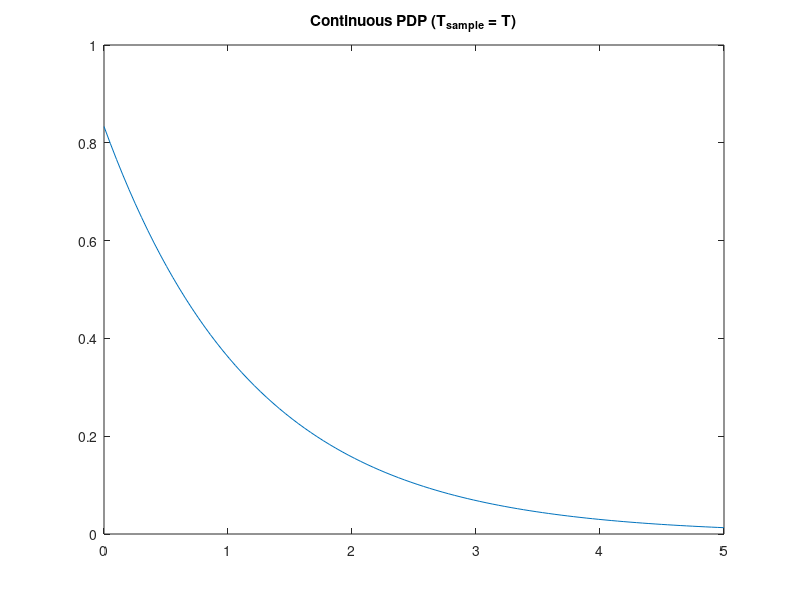
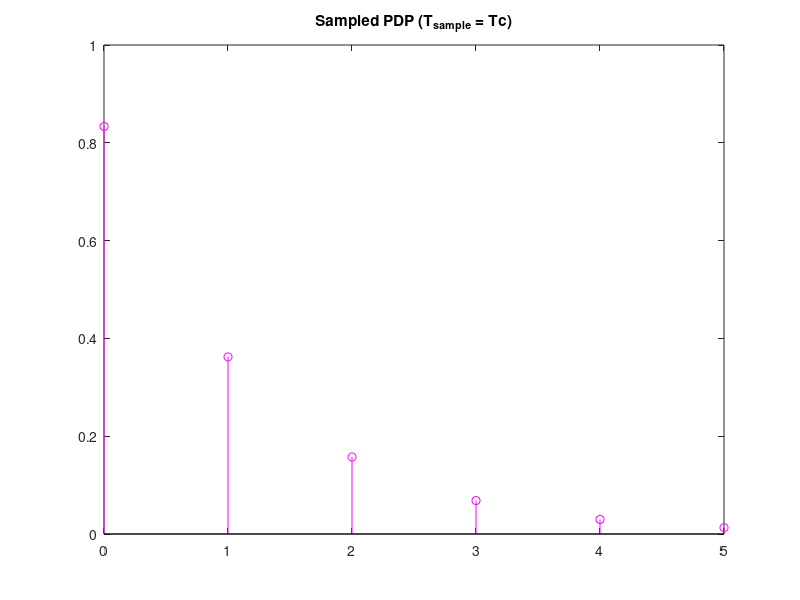
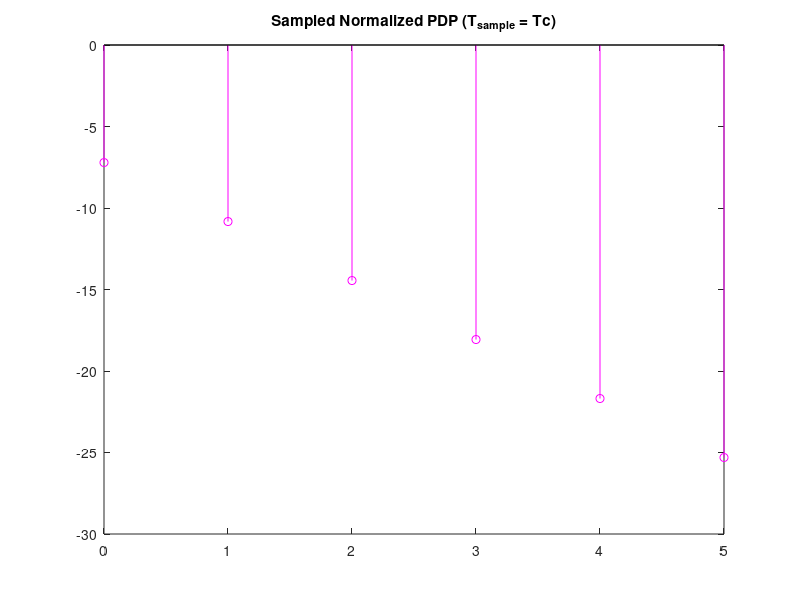

These charts were generated, in order, by the following MATLAB code: (Note: this script raises an error after producing the figures.)
clear all
close all
T = 4;      % Sampling time before interpolation
tau_rms = 0.3*T;       
tau = linspace(0, 5, 100);
PDP_continuous = exp(-tau/tau_rms)./tau_rms;
figure
plot(tau, PDP_continuous);
title('Continuous PDP (T_{sample} = T)');

%I'll now sample the "continuous" PDP
Tc = (0.25*T);      %New sampling time
tau = 0:Tc:5;
samples = 3;
PDP_sampled = exp(-tau/tau_rms)./tau_rms;
%PDP_sampled = [PDP_sampled(1:samples) zeros(1, length(PDP_sampled )-samples)] ;
figure
stem(tau, PDP_sampled, 'm');
title('Sampled PDP (T_{sample} = Tc)');


%normalization of the PDP
K = 3; %K in dB
K = 10^(K/10); % K in linear

Md = sum(PDP_sampled);

C = sqrt(K/(K+1));

norm = Md/( 1 - C^2 ); % MdNorm = 1 - c^2

MdNorm = Md/norm; %PDP normalized

sum( MdNorm ) + C^2;
PDP_sampled = PDP_sampled/norm;
figure
stem(tau, 10*log10(PDP_sampled), 'm');
title('Sampled Normalized PDP (T_{sample} = Tc)');

%Classical Doppler

fd = 5*10.^(-3)/T;
inp_length = 10000;

gtilda = cell(samples, 1);
giInt = cell(samples, 1);

for i = 1:samples
%White noise
w_i = wgn(1, inp_length, 0, 'complex');
%NarrowBand Filter
gtilda{i} = Hds1(w_i);

%Cubic Interpolator
x = 0:length(gtilda{i})-1;

xx = 0: (1/80) : length(gtilda{i})-1;

%         figure
%     plot(x, (10*log10(abs(gtilda{i}))));
%     title('Absolute value of gtilda (dB)');
%     xlabel('tau');
%     ylabel('|g_i| (dB)');

giInt{i} = interp1( x, gtilda{i}, xx, 'spline');

end

g_mean = {mean(giInt{1}(:)) mean(giInt{2}(:)) mean(giInt{3}(:))};
g_var = {var(giInt{1}(:)) var(giInt{2}(:)) var(giInt{3}(:))};
% figure
% plot(x,gi,'o',xx,giInt)

%Sigma_i
sigma_i = zeros(samples, 1);

for i = 1:samples
   sigma_i(i) = sqrt(PDP_sampled(i)); 
   
end

%g_i
g_i = cell(samples, 1);

for i = 1:samples
    
    g_i{i} = sigma_i(i) * giInt{i};
    
    if i == 1
        g_i{i} = g_i{i} + C;
    end
    
    figure
    plot( 1:2000, g_i{i}(1:2000));
    title('Absolute value of g_i (dB)');
    xlabel('t');
    ylabel('|g_i| (dB)');
end

g_mean = {mean(g_i{1}(:)) mean(g_i{2}(:)) mean(g_i{3}(:))};
g_var = {var(g_i{1}(:)) var(g_i{2}(:)) var(g_i{3}(:))};

h1 = abs(g_i{2}(1:1000));
radEh1 = sqrt(PDP_sampled(2));
f1 = h1./radEh1;
bin_vector = 0:0.1:6;
n = hist(f1, bin_vector );
area = sum(n*0.1);
n = n/area;
figure
bar(bin_vector, n);
hold on

%Stantard complex normal pdf
z = 0:0.01:3;
pdf = 2*z.*exp(-z.^2);
energy = sum(pdf*0.01)
plot(z, pdf, 'm', 'LineWidth', 2);
